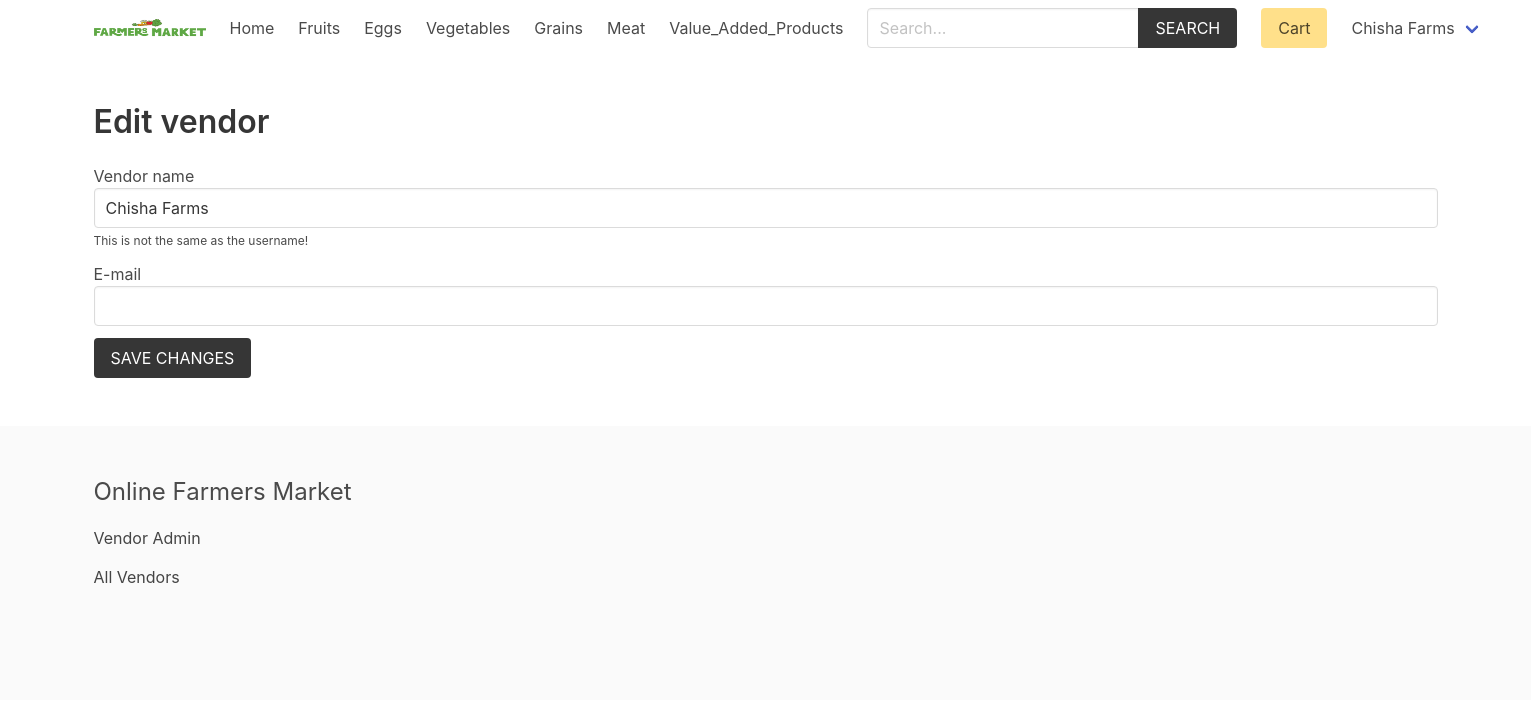
Screenshot of /vendor/edit-vendor/ (signed in) with the database file from the repository.
### product/models.py (models this page shows, shortened)
class Category(models.Model):
    title = models.CharField(max_length=50)
    slug = models.SlugField(max_length=55)
    ordering = models.IntegerField(default=0)
    class Meta:
        ordering = ['ordering']

### vendor/models.py (models this page shows, shortened)
class Vendor(models.Model):
    name = models.CharField(max_length=255)
    created_at = models.DateTimeField(auto_now_add=True)
    created_by = models.OneToOneField(User, related_name='vendor', on_delete=models.CASCADE)
    class Meta:
        ordering = ['name']

### vendor/views.py (the view, shortened to what this page needs)
# urls.py: path('edit-vendor/', views.edit_vendor, name="edit-vendor"),
@login_required
def edit_vendor(request):
    vendor = request.user.vendor
    return render(request, 'vendor/edit_vendor.html', {'vendor': vendor})

### cart/cart.py (called while the page is built)
    def __len__(self):
        return sum(item['quantity'] for item in self.cart.values())

### cart/context_processors.py (called while the page is built)
def cart(request):
    return {'cart': Cart(request)}

### product/context_processors.py (called while the page is built)
def menu_categories(request):
    categories = Category.objects.all()
    return {'categories': categories}

### templates/vendor/edit_vendor.html (shortened to what this page needs)
{% extends 'core/base.html' %}
{% block content %}
    <h1 class="title">Edit vendor</h1>
    <form method="post" action=".">
        <div class="field">
            <label>Vendor name</label>
            <div class="control">
                <input type="text" name="name" id="id_name" value="{{ vendor.name }}" class="input">
            </div>
            <p class="help">This is not the same as the username!</p>
        </div>
        <div class="field">
            <label>E-mail</label>
            <div class="control">
                <input type="email" name="email" id="id_email" value="{{ vendor.created_by.email }}" class="input">
            </div>
        </div>
        <div class="field">
            <div class="control">
                <button class="button is-dark is-uppercase">Save changes</button>
            </div>
        </div>
    </form>
{% endblock %}

### templates/core/base.html (shortened to what this page needs)
{% load static %}
<!DOCTYPE html>
<html lang="en">
<head>
    <link rel="stylesheet" href="https://cdn.jsdelivr.net/npm/bulma@0.9.2/css/bulma.min.css">
    <link rel="stylesheet" href="{% static 'css/main.css' %}">
</head>
<body>
    <div class="container">
        <nav class="navbar" role="navigation" aria-label="main navigation">
            <div class="navbar-brand">
                <a class="navbar-item" href="{% url 'core:home' %}">
                <img width="112" height=97">
                </a>
            </div>
            <div id="navbarBasicExample" class="navbar-menu">
                <div class="navbar-start">
                <a class="navbar-item" href="{% url 'core:home' %}">
                    Home
                </a>
                {% for category in categories %}
                    <a class="navbar-item" href="{% url 'product:category' category.slug %}">
                        {{category.title}}
                    </a>
                {% endfor %}
                </div>
                <div class="navbar-start">
                    <div class="navbar-item">
                        <form method="get" action="{% url 'product:search' %}">
                            <div class="field has-addons">
                                <div class="control">
                                    <input type="search" name="query" id="" class="input" placeholder="Search...">
                                </div>
                                <div class="control">
                                    <button class="button is-dark is-uppercase">Search</button>
                                </div>
                            </div>
                        </form>
                    </div>
                </div>
                <div class="navbar-end">
                <div class="navbar-item">
                    <a href="{% url 'cart:cart' %}" class="button is-warning">Cart {% if cart %}({{cart|length}}){% endif %}</a>
                </div>
                {% if request.user.is_authenticated %}
                <div class="navbar-item has-dropdown is-hoverable">
                    <a class="navbar-link is-capitalized">
                    {{user.vendor.name}}
                    </a>
                </div>
                {% endif %}
                </div>
            </div>
            </nav>
    </div>
    <section class="section">
        <div class="container">
            {% block content %}{% endblock content %}
        </div>
    </section>
    <footer class="footer">
        <div class="container">
            <h3 class="is-size-4 mb-4">Online Farmers Market</h3>
            {% if request.user.is_authenticated %}
                <a href="{% url 'vendor:vendor-admin' %}">Vendor Admin</a>
            {% else %}
                <a href="{% url 'vendor:become-vendor' %}">Become a Vendor</a>
            {% endif %}
            <br>
            <a href="{% url 'vendor:vendors' %}">All Vendors</a>
        </div>
    </footer>
</body>
</html>

### core/static/css/main.css (style rules this page uses)
.footer a { margin-bottom: 15px; display: inline-block; color: #444; }

### rows the page displays
Category: title "Fruits"
Category: title "Eggs"
Category: title "Vegetables"
Category: title "Grains"
Category: title "Meat"
Category: title "Value_Added_Products"
Vendor: name "Chisha Farms"

### other values shown
{{ user.vendor.name }} "Chisha Farms"
